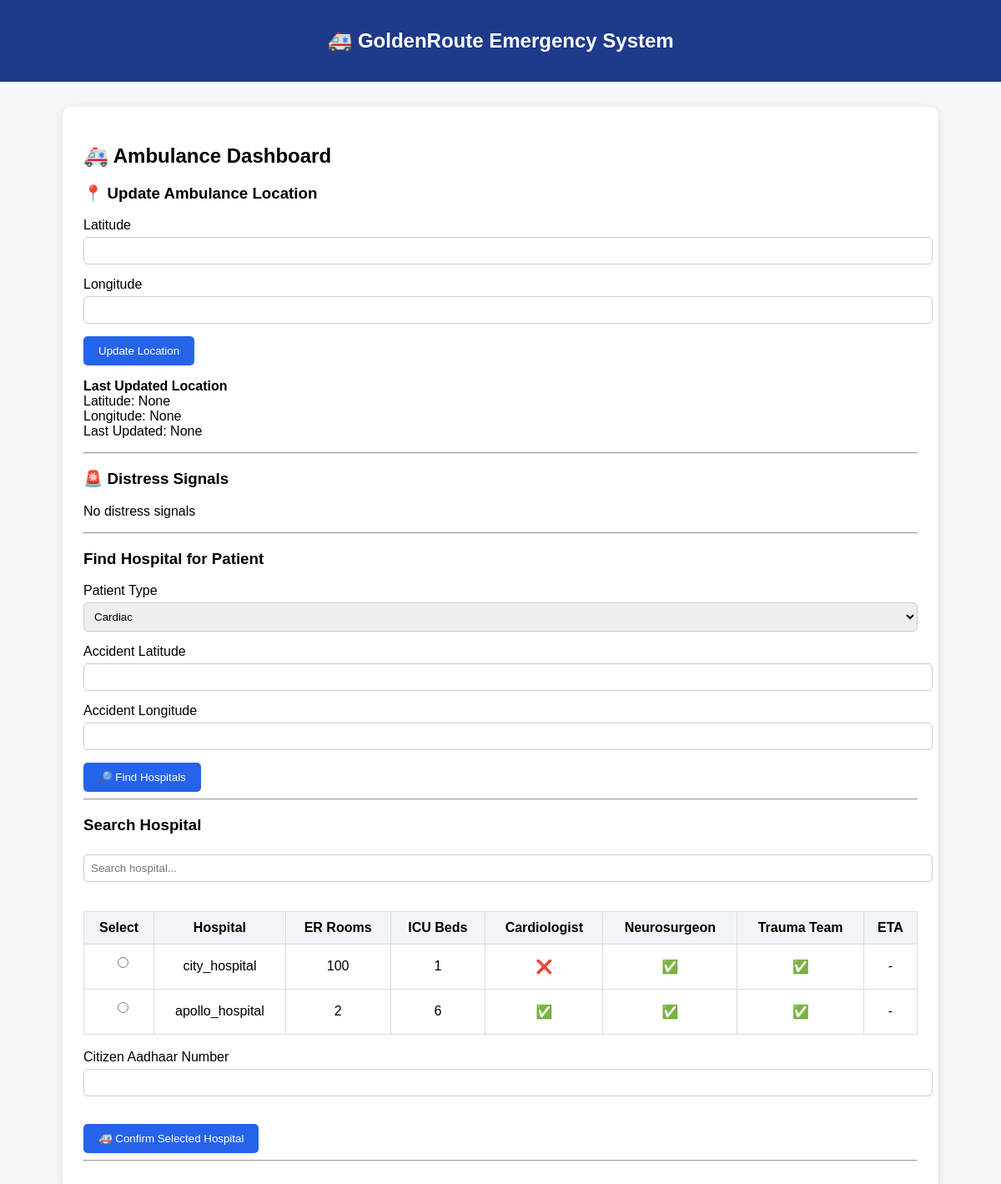
/ambulance/ (signed in), run on the app's committed database.
### core/models.py (models this page shows, shortened)
class UserProfile(models.Model):
    ROLE_CHOICES = (
        ('ambulance', 'Ambulance Driver'),
        ('hospital', 'Hospital'),
        ('citizen', 'Common Citizen'),
    )
    user = models.OneToOneField(User, on_delete=models.CASCADE)
    role = models.CharField(max_length=20, choices=ROLE_CHOICES)
    latitude = models.FloatField(null=True, blank=True)
    longitude = models.FloatField(null=True, blank=True)
    location_updated_at = models.DateTimeField(
        null=True,
        blank=True
    )

class Hospital(models.Model):
    user = models.OneToOneField(
        User,
        on_delete=models.SET_NULL,
        null=True,
        blank=True
    )
    name = models.CharField(max_length=200)
    er_rooms_available = models.IntegerField(default=0)
    icu_beds_available = models.IntegerField(default=0)
    cardiologist_available = models.BooleanField(default=False)
    neurosurgeon_available = models.BooleanField(default=False)
    trauma_team_available = models.BooleanField(default=False)
    latitude = models.FloatField(null=True, blank=True)
    longitude = models.FloatField(null=True, blank=True)
    last_updated = models.DateTimeField(auto_now=True)

### core/views.py (the view, shortened to what this page needs)
# urls.py: path("ambulance/", views.ambulance_dashboard, name="ambulance_dashboard"),
@login_required
def ambulance_dashboard(request):
    if request.user.userprofile.role != "ambulance":
        return redirect("login")
    profile = request.user.userprofile
    hospitals = Hospital.objects.all()
    best_hospital = None
    ambulance_lat = profile.latitude
    ambulance_lng = profile.longitude
    patient_type = None
    signals = DistressSignal.objects.filter(
        assigned_ambulance=request.user
    ).order_by("-created_at")
    return render(request, "core/ambulance_dashboard.html", {
        "hospitals": hospitals,
        "best_hospital": best_hospital,
        "ambulance_lat": ambulance_lat,
        "ambulance_lng": ambulance_lng,
        "patient_type": patient_type,
        "signals": signals
    })

### core/templates/core/ambulance_dashboard.html (shortened to what this page needs)
{% extends "base.html" %}
{% block content %}
<h2>🚑 Ambulance Dashboard</h2>
<h3>📍 Update Ambulance Location</h3>
<form method="POST">
<label>Latitude</label>
<input type="text" name="current_lat">
<label>Longitude</label>
<input type="text" name="current_lng">
<button name="update_location">
Update Location
</button>
</form>
<p>
<b>Last Updated Location</b><br>
Latitude: {{ user.userprofile.latitude }} <br>
Longitude: {{ user.userprofile.longitude }} <br>
Last Updated: {{ user.userprofile.location_updated_at }}
</p>
<hr>
<h3>🚨 Distress Signals</h3>
{% for signal in signals %}
<div class="alert">
<b>Citizen:</b> {{ signal.citizen.name }} <br>
<b>Aadhar:</b> {{ signal.citizen.aadhar_number }} <br>
<b>Phone:</b> {{ signal.emergency_phone }} <br>
<b>Location:</b>
{{ signal.latitude }},
{{ signal.longitude }}
<br><br>
<a target="_blank"
href="https://www.google.com/maps/dir/?api=1&origin={{ user.userprofile.latitude }},{{ user.userprofile.longitude }}&destination={{ signal.latitude }},{{ signal.longitude }}">
<button>🚑 Navigate to Citizen</button>
</a>
</div>
{% empty %}
<p>No distress signals</p>
{% endfor %}
<hr>
<h3>Find Hospital for Patient</h3>
<form method="POST">
<label>Patient Type</label>
<select name="patient_type" required>
<option value="cardiac">Cardiac</option>
</select>
<label>Accident Latitude</label>
<input type="text" name="ambulance_lat" required>
<label>Accident Longitude</label>
<input type="text" name="ambulance_lng" required>
<button type="submit" name="find_hospitals">
🔎 Find Hospitals
</button>
</form>
<hr>
{% if hospitals %}
<h3>Search Hospital</h3>
<input type="text"
id="hospitalSearch"
placeholder="Search hospital..."
onkeyup="filterHospitals()">
<form method="POST">
<table id="hospitalTable">
<tr>
<th>Select</th>
<th>Hospital</th>
<th>ER Rooms</th>
<th>ICU Beds</th>
<th>Cardiologist</th>
<th>Neurosurgeon</th>
<th>Trauma Team</th>
<th>ETA</th>
</tr>
{% for hospital in hospitals %}
<tr
>
<td>
<input type="radio"
name="hospital_id"
value="{{ hospital.id }}"
required>
</td>
<td>{{ hospital.name }}</td>
<td>{{ hospital.er_rooms_available }}</td>
<td>{{ hospital.icu_beds_available }}</td>
<td>
{% if hospital.cardiologist_available %}✅{% else %}❌{% endif %}
</td>
<td>
{% if hospital.neurosurgeon_available %}✅{% else %}❌{% endif %}
</td>
<td>
{% if hospital.trauma_team_available %}✅{% else %}❌{% endif %}
</td>
<td>
{% if hospital.eta %}
{{ hospital.eta }} min
{% else %}
-
{% endif %}
</td>
</tr>
{% endfor %}
</table>
<br>
<label>Citizen Aadhaar Number</label>
<input type="text" name="aadhar_number" required>
<br><br>
<button type="submit" name="confirm_hospital">
🚑 Confirm Selected Hospital
</button>
</form>
{% endif %}
<hr>
{% endblock %}

### core/templates/base.html (style rules this page uses)
body { font-family: Arial, sans-serif; background:#f4f6f8; margin:0; }
button { background:#2563eb; color:white; border:none; padding:10px 18px; border-radius:5px; cursor:pointer; }
input, select, textarea { width:100%; padding:8px; margin-top:5px; margin-bottom:15px; border:1px solid #ccc; border-radius:5px; }
table { width:100%; border-collapse:collapse; margin-top:20px; }
th, td { border:1px solid #ddd; padding:10px; text-align:center; }
th { background:#f1f5f9; }

### data on the page
Hospital: name "city_hospital", er_rooms_available "100", icu_beds_available "1"
Hospital: name "apollo_hospital", er_rooms_available "2", icu_beds_available "6"

### other printed values
{{ user.userprofile.latitude }} "None"
{{ user.userprofile.longitude }} "None"
{{ user.userprofile.location_updated_at }} "None"
